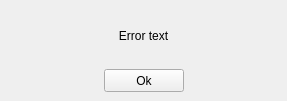
<?xml version="1.0" encoding="UTF-8"?>
<ui version="4.0">
 <class>ErrorWindow</class>
 <widget class="QMainWindow" name="ErrorWindow">
  <property name="geometry">
   <rect>
    <x>0</x>
    <y>0</y>
    <width>287</width>
    <height>101</height>
   </rect>
  </property>
  <property name="windowTitle">
   <string>Error</string>
  </property>
  <widget class="QWidget" name="centralwidget">
   <layout class="QVBoxLayout" name="verticalLayout">
    <item>
     <spacer name="verticalSpacer_2">
      <property name="orientation">
       <enum>Qt::Vertical</enum>
      </property>
      <property name="sizeHint" stdset="0">
       <size>
        <width>20</width>
        <height>10</height>
       </size>
      </property>
     </spacer>
    </item>
    <item>
     <layout class="QHBoxLayout" name="horizontalLayout_3">
      <item>
       <widget class="QLabel" name="label">
        <property name="minimumSize">
         <size>
          <width>0</width>
          <height>30</height>
         </size>
        </property>
        <property name="text">
         <string>Error text</string>
        </property>
        <property name="alignment">
         <set>Qt::AlignCenter</set>
        </property>
       </widget>
      </item>
     </layout>
    </item>
    <item>
     <spacer name="verticalSpacer">
      <property name="orientation">
       <enum>Qt::Vertical</enum>
      </property>
      <property name="sizeHint" stdset="0">
       <size>
        <width>20</width>
        <height>10</height>
       </size>
      </property>
     </spacer>
    </item>
    <item>
     <layout class="QHBoxLayout" name="horizontalLayout">
      <item>
       <spacer name="horizontalSpacer">
        <property name="orientation">
         <enum>Qt::Horizontal</enum>
        </property>
        <property name="sizeHint" stdset="0">
         <size>
          <width>40</width>
          <height>20</height>
         </size>
        </property>
       </spacer>
      </item>
      <item>
       <widget class="QPushButton" name="pushButton">
        <property name="minimumSize">
         <size>
          <width>80</width>
          <height>23</height>
         </size>
        </property>
        <property name="text">
         <string>Ok</string>
        </property>
       </widget>
      </item>
      <item>
       <spacer name="horizontalSpacer_2">
        <property name="orientation">
         <enum>Qt::Horizontal</enum>
        </property>
        <property name="sizeHint" stdset="0">
         <size>
          <width>40</width>
          <height>20</height>
         </size>
        </property>
       </spacer>
      </item>
     </layout>
    </item>
   </layout>
  </widget>
 </widget>
 <resources/>
 <connections>
  <connection>
   <sender>pushButton</sender>
   <signal>clicked()</signal>
   <receiver>ErrorWindow</receiver>
   <slot>close()</slot>
   <hints>
    <hint type="sourcelabel">
     <x>143</x>
     <y>93</y>
    </hint>
    <hint type="destinationlabel">
     <x>143</x>
     <y>57</y>
    </hint>
   </hints>
  </connection>
 </connections>
</ui>
